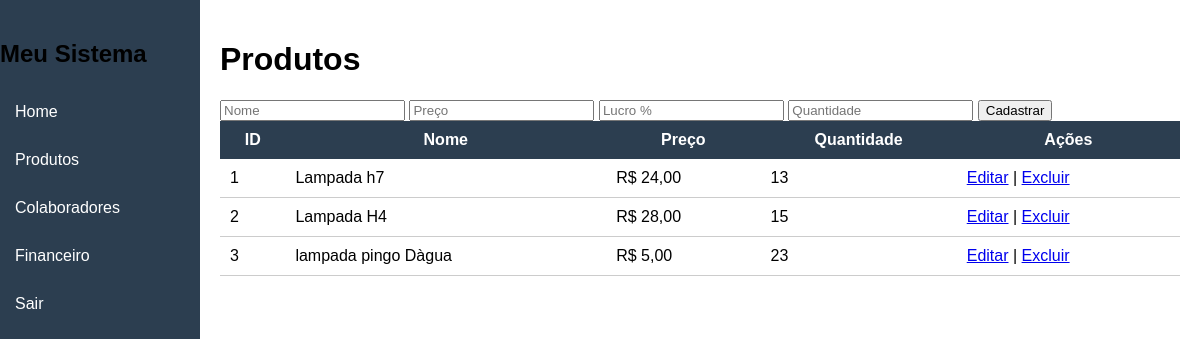
The page /produtos (signed in) on the database as committed earlier.
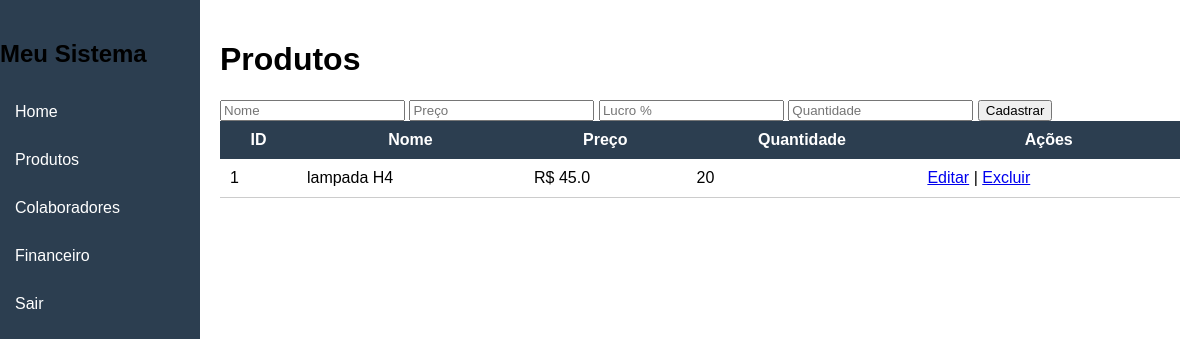
The same page on the database as committed later.
### tables this page shows
CREATE TABLE produtos (
        id INTEGER PRIMARY KEY AUTOINCREMENT,
        nome TEXT,
        preco REAL,
        quantidade INTEGER
    );

### app.py (the view, shortened to what this page needs)
@app.route("/produtos", methods=["GET", "POST"])
def produtos():
    if "logado" not in session:
        return redirect("/login")
    con = conectar()
    cur = con.cursor()
    cur.execute("SELECT * FROM produtos")
    produtos = cur.fetchall()
    con.close()
    return render_template("produtos.html", produtos=produtos)

### app.py (called while the page is built)
def conectar():
    caminho = os.path.join(base_dir, "banco.db")
    return sqlite3.connect(caminho)

### templates/produtos.html (shortened to what this page needs)
<!DOCTYPE html>
<html lang="pt-br">
<head>
    <link rel="stylesheet" href="/static/css/estilo.css">
</head>
<body>
<div class="sidebar">
    <h2>Meu Sistema</h2>
    <a href="{{ url_for('home') }}">Home</a>
    <a href="{{ url_for('produtos') }}">Produtos</a>
    <a href="{{ url_for('colaborador') }}">Colaboradores</a>
    <a href="{{ url_for('financeiro') }}">Financeiro</a>
    <a href="{{ url_for('logout') }}">Sair</a>
</div>
<div class="content">
    <h1>Produtos</h1>
    <form method="POST">
        <input type="text" name="nome" placeholder="Nome" required>
        <input type="number" step="0.01" name="preco_compra" placeholder="Preço" required>
        <input type="number" name="porcentagem" placeholder="Lucro %" required>
        <input type="number" name="quantidade" placeholder="Quantidade" required>
        <button type="submit">Cadastrar</button>
    </form>
    <table>
        <tr>
            <th>ID</th>
            <th>Nome</th>
            <th>Preço</th>
            <th>Quantidade</th>
            <th>Ações</th>
        </tr>
        {% for p in produtos %}
        <tr>
            <td>{{ p[0] }}</td>
            <td>{{ p[1] }}</td>
            <td>R$ {{ p[2] }}</td>
            <td>{{ p[3] }}</td>
            <td>
                <a href="/editar/{{ p[0] }}">Editar</a> |
                <a href="/excluir/{{ p[0] }}">Excluir</a>
            </td>
        </tr>
        {% endfor %}
    </table>
</div>
</body>
</html>

### static/estilo.css (style rules this page uses)
body { margin: 0; font-family: Arial, sans-serif; }
.sidebar { width: 200px; height: 100vh; background: #2c3e50; position: fixed; left: 0; top: 0; padding-top: 20px; }
.sidebar a { display: block; color: white; padding: 15px; text-decoration: none; }
.content { margin-left: 200px; padding: 20px; }
table { width: 100%; border-collapse: collapse; }
th { background: #2c3e50; color: white; padding: 10px; }
td { padding: 10px; border-bottom: 1px solid #ccc; }

Rows that differ between the two databases and show on the page:
removed produtos: id "2", nome "Lampada H4", preco "28,00", quantidade "15"
removed produtos: id "3", nome "lampada pingo Dàgua", preco "5,00", quantidade "23"
changed produtos id 1: nome "Lampada h7" → "lampada H4"; preco "24,00" → "45.0"; quantidade "13" → "20"
